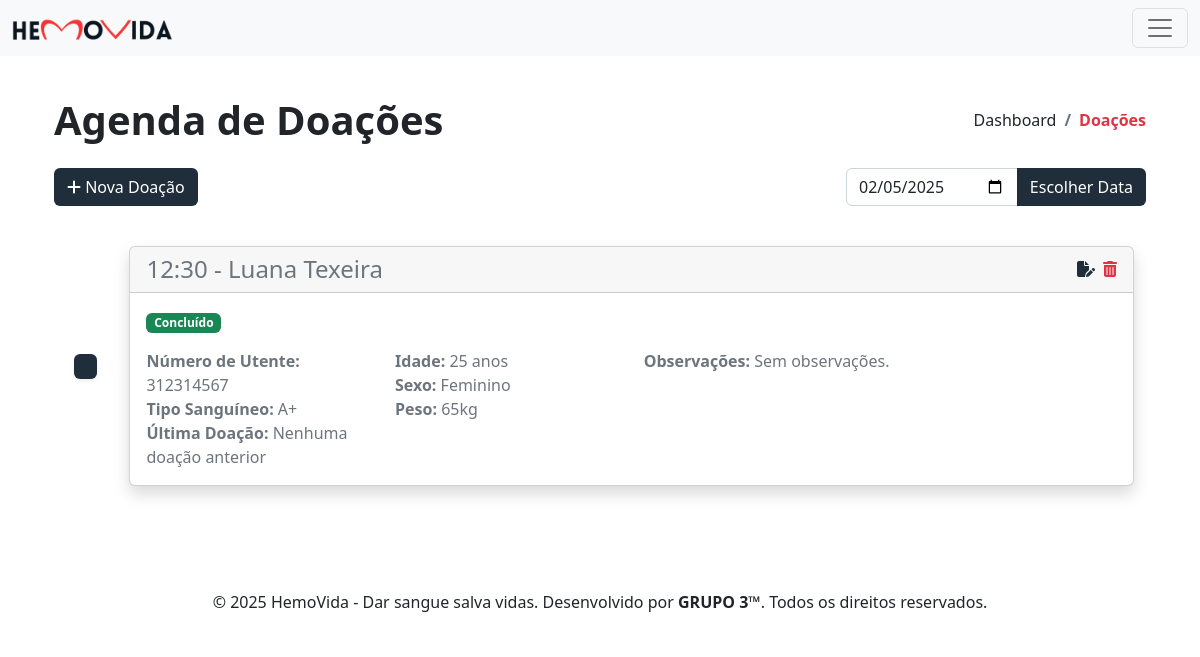
Page /doacoes.php on the committed database.
### tables this page shows
CREATE TABLE `doacoes` (
  `id` int(11) NOT NULL,
  `id_dador` int(11) NOT NULL,
  `data` date NOT NULL,
  `hora` time NOT NULL,
  `estado` enum('Agendado','Concluído','Cancelado') NOT NULL,
  `observacoes` varchar(255) DEFAULT NULL
);

CREATE TABLE `dadores` (
  `id` int(11) NOT NULL,
  `nome` varchar(255) NOT NULL,
  `email` varchar(255) NOT NULL,
  `n_utente` int(11) NOT NULL,
  `data_nascimento` date NOT NULL,
  `tipo_sanguineo` enum('A+','A-','B+','B-','AB+','AB-','O+','O-') NOT NULL,
  `peso` float NOT NULL,
  `sexo` enum('Masculino','Feminino') NOT NULL,
  `estado` tinyint(1) NOT NULL,
  `data_inscricao` date NOT NULL
);

### includes/db_functions.php (called while the page is built, shortened)
<?php
    function getDoacoesByDate(PDO $pdo, ?string $dataSelecionada = null): array {
        try {
            $query = "
                SELECT doacoes.*, dadores.nome, dadores.n_utente, dadores.data_nascimento, dadores.tipo_sanguineo, dadores.peso, dadores.sexo
                FROM doacoes
                INNER JOIN dadores ON doacoes.id_dador = dadores.id
                WHERE doacoes.data = :dataSelecionada
                ORDER BY doacoes.hora ASC
            ";
            $stmt = $pdo->prepare($query);
            $stmt->bindParam(':dataSelecionada', $dataSelecionada, PDO::PARAM_STR);
            $stmt->execute();
            return $stmt->fetchAll(PDO::FETCH_ASSOC);
        } catch (PDOException $e) {
            error_log("Erro ao buscar doações: " . $e->getMessage());
            return [];
        }
    }
    function getDoacaoDetails(PDO $pdo, array $doacao, string $dataSelecionada): array {
        $idade = date_diff(date_create($doacao['data_nascimento']), date_create($dataSelecionada))->y;
        try {
            $sql_ultima_doacao = "
                SELECT COALESCE(MAX(data), NULL) AS ultima_data
                FROM doacoes
                WHERE id_dador = :id_dador AND data < :dataSelecionada
            ";
            $stmt = $pdo->prepare($sql_ultima_doacao);
            $stmt->bindParam(':id_dador', $doacao['id_dador'], PDO::PARAM_INT);
            $stmt->bindParam(':dataSelecionada', $dataSelecionada, PDO::PARAM_STR);
            $stmt->execute();
            $ultima_doacao = $stmt->fetchColumn();
        } catch (PDOException $e) {
            error_log("Erro ao buscar última doação: " . $e->getMessage());
            $ultima_doacao = null;
        }
        $doacaoDateTime = $doacao['data'] . ' ' . $doacao['hora'];
        $doacaoDateTimeObj = new DateTime($doacaoDateTime);
        $currentDateTime = new DateTime();
        $isPastDoacao = $doacaoDateTimeObj < $currentDateTime;
        return [
            'idade' => $idade,
            'ultima_doacao' => $ultima_doacao,
            'isPastDoacao' => $isPastDoacao
        ];
    }
?>

### doacoes.php (the view, shortened to what this page needs)
<?php
    include 'partials/header.php';
    include 'includes/db_functions.php';
    $dataSelecionada = $_GET['dataSelecionada'] ?? date('Y-m-d');
    $doacoes = getDoacoesByDate($pdo, $dataSelecionada);
    $pageTitle = "Agenda de Doações";
    $breadcrumbItems = [
        ['title' => 'Dashboard', 'url' => 'index.php', 'active' => false],
        ['title' => 'Doações', 'url' => '#', 'active' => true]
    ];
?>
<div class="container p-4">
    <?php include 'partials/page-header.php'; ?>
    <div class="d-flex align-content-center justify-content-between">
        <div>
            <a href="doacao-criar.php" class="btn text-white" style="background-color: #202d3b;">
                <i class="fa-solid fa-plus"></i> Nova Doação
            </a>
        </div>
        <form action="" method="GET">
            <div class="input-group" style="width: 300px;">
                <input type="date" class="form-control" name="dataSelecionada" id="dataSelecionada" value="<?php echo $dataSelecionada; ?>" required>
                <button class="btn text-white" style="background-color: #202d3b;" type="submit">Escolher Data</button>
            </div>
        </form>
    </div>
    <div class="container py-2 mt-4 mb-4">
        <?php if(count($doacoes) > 0): ?>
            <?php
                foreach($doacoes as $index => $doacao):
                    $detalhes = getDoacaoDetails($pdo, $doacao, $dataSelecionada);
            ?>
                <div class="row">
                    <div class="col-auto text-center flex-column d-none d-sm-flex">
                        <div class="row h-50">
                        </div>
                        <h5 class="m-2">
                            <span class="badge shadow-sm" style="background-color: #202d3b; border-color: #202d3b;">&nbsp;</span>
                        </h5>
                        <div class="row h-50">
                        </div>
                    </div>
                    <div class="col py-2">
                        <div class="card shadow">
                            <div class="card-header d-flex justify-content-between">
                                <h4 class="card-title <?php echo $detalhes['isPastDoacao'] ? 'text-muted' : 'text-dark '; ?> m-0"><span><?php echo date('H:i', strtotime($doacao['hora'])); ?></span> - <?php echo $doacao['nome']; ?></h4>
                                <div class="d-flex align-items-center justify-content-end gap-2">
                                    <a href="doacao-editar.php?table=doacoes&id=<?php echo $doacao['id']; ?>" class="lh-1 text-decoration-none" style="color: #202d3b;">
                                        <i class="fa-solid fa-file-pen"></i>
                                    </a>
                                    <a href="#" class="lh-1" data-bs-toggle="modal" data-bs-target="#deleteModalDoacao" data-doacao-id="<?php echo $doacao['id']; ?>" class="text-dark">
                                        <i class="fa-solid fa-trash-can text-danger"></i>
                                    </a>
                                </div>
                            </div>
                            <div class="card-body">
                                <div class="row">
                                    <p>
                                        <?php
                                            switch($doacao['estado']) {
                                                case "Concluído":
                                                    echo '<span class="float-right badge bg-success">';
                                                    echo $doacao['estado'];
                                                    echo '</span>';
                                                    break;
                                            }
                                        ?>
                                    </p>
                                </div>
                                <div class="row <?php echo $detalhes['isPastDoacao'] ? 'text-muted' : 'text-dark '; ?>">
                                    <div class="col-3">
                                        <p class="m-0"><b>Número de Utente:</b> <?php echo $doacao['n_utente']; ?></p>
                                        <p class="m-0"><b>Tipo Sanguíneo:</b> <?php echo $doacao['tipo_sanguineo']; ?></p>
                                        <p class="m-0">
                                            <b>Última Doação:</b> <?php echo $detalhes['ultima_doacao'] = $detalhes['ultima_doacao'] ? $detalhes['ultima_doacao'] : "Nenhuma doação anterior"; ?>
                                        </p>
                                    </div>
                                    <div class="col-3">
                                        <p class="m-0"><b>Idade:</b> <?php echo $detalhes['idade']; ?> anos</p>
                                        <p class="m-0"><b>Sexo:</b> <?php echo $doacao['sexo']; ?></p>
                                        <p class="m-0"><b>Peso:</b> <?php echo $doacao['peso']; ?>kg</p>
                                    </div>
                                    <div class="col-6">
                                        <p class="m-0">
                                            <b>Observações:</b> <?php echo isset($doacao['observacoes']) ? $doacao['observacoes'] : "Sem observações."; ?>
                                        </p>
                                    </div>
                                </div>
                            </div>
                        </div>
                    </div>
                </div>
            <?php endforeach; ?>
        <?php else: ?>
            <p>Nenhuma doação agendada para <?php echo $dataSelecionada; ?>.</p>
        <?php endif; ?>
    </div>
</div>
<?php include 'partials/footer.php'; ?>

### partials/header.php (shortened to what this page needs)
<!DOCTYPE html>
<html lang="pt-PT">
<head>
    <link rel="stylesheet" href="https://cdnjs.cloudflare.com/ajax/libs/font-awesome/6.7.2/css/all.min.css"/>
    <link rel="stylesheet" href="https://cdnjs.cloudflare.com/ajax/libs/font-awesome/6.7.2/css/regular.min.css"/>
    <link rel="stylesheet" href="https://cdnjs.cloudflare.com/ajax/libs/font-awesome/6.7.2/css/solid.min.css"/>
    <link href="https://cdn.jsdelivr.net/npm/bootstrap@5.2.3/dist/css/bootstrap.min.css" rel="stylesheet"/>
</head>
<body>
    <nav class="navbar bg-light fixed-top">
        <div class="container-fluid">
            <a class="navbar-brand" href="/">
                <img src="assets/images/logo_horizontal.png" alt="HemoVida Logo" height="24">
            </a>
            <button class="navbar-toggler" type="button" data-bs-toggle="offcanvas" data-bs-target="#offcanvasNavbar" aria-controls="offcanvasNavbar">
                <span class="navbar-toggler-icon"></span>
            </button>
        </div>
    </nav>
    <div class="position-relative mt-5">

### partials/page-header.php
<?php
    $pageTitle = $pageTitle ?? "";
    $breadcrumbItems = $breadcrumbItems ?? [
        ['title' => 'Dashboard', 'url' => 'index.php', 'active' => false],
        ['title' => 'Página Atual', 'url' => '#', 'active' => true]
    ];
?>
<div class="d-md-flex d-block align-items-center justify-content-between my-4 page-header-breadcrumb">
    <h1 class="page-title fw-semibold fs-18 mb-0"><?= $pageTitle ?></h1>
    <div class="ms-md-1 ms-0">
        <nav>
            <ol class="breadcrumb mb-0">
                <?php foreach ($breadcrumbItems as $index => $item): ?>
                    <li class="breadcrumb-item <?= isset($item['active']) && $item['active'] ? 'text-danger fw-semibold' : 'text-dark' ?>">
                        <?php if (isset($item['url']) && !$item['active']): ?>
                            <a href="<?= $item['url'] ?>" class="text-dark text-decoration-none"><?= $item['title'] ?></a>
                        <?php else: ?>
                            <?= $item['title'] ?>
                        <?php endif; ?>
                    </li>
                <?php endforeach; ?>
            </ol>
        </nav>
    </div>
</div>

### partials/footer.php (shortened to what this page needs)
    </div>
    <footer class="text-center p-3 mt-4 bg-white">
        &copy; <?php echo date("Y"); ?> HemoVida - Dar sangue salva vidas. Desenvolvido por <b>GRUPO 3™</b>. Todos os direitos reservados.
    </footer>
</body>
</html>

### rows in the picture
doacoes: hora "12:30", id_dador.nome "Luana Texeira", estado "Concluído", id_dador.n_utente "312314567", id_dador.tipo_sanguineo "A+", ultima_doacao "Nenhuma doação anterior", idade "25", id_dador.sexo "Feminino", id_dador.peso "65", shows "Sem observações."

### other values in the picture
$pageTitle "Agenda de Doações"
$item['title'] "Dashboard"
$item['title'] "Doações"
